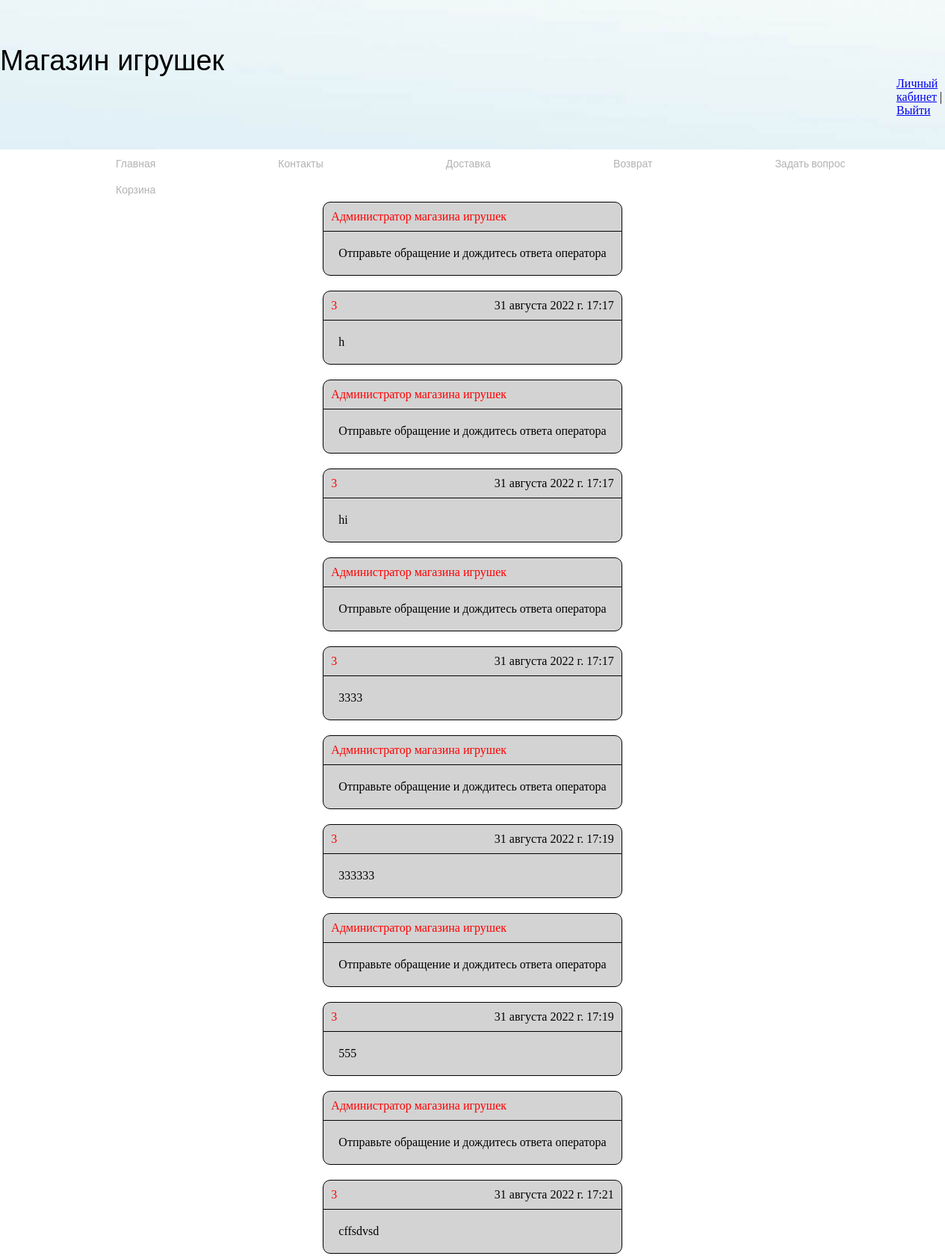
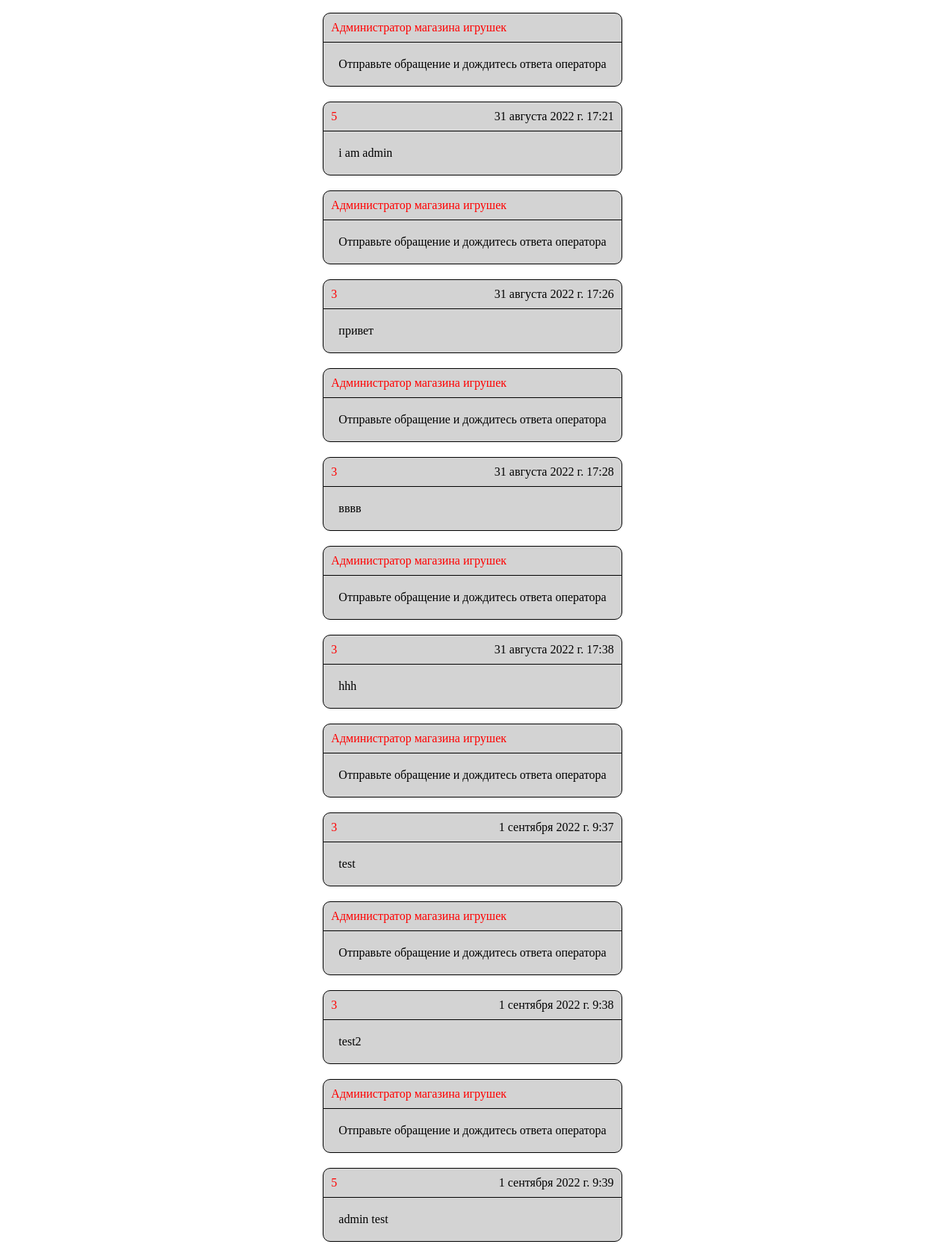
The page /chat/3/ (signed in, upper part) on the database its author committed (2 pictures, top to bottom).
### chat/models.py (models this page shows)
class ChatMessage(models.Model):
    user = models.ForeignKey('user.User', on_delete=models.CASCADE, verbose_name='пользователь',
                               related_name='user_messages')
    dialog = models.ForeignKey(ChatDialog, on_delete=models.CASCADE, verbose_name='диалог',
                               related_name='dialog_messages')
    create_at = models.DateTimeField('Дата', auto_now=True)
    body = models.TextField('Текст обращения')
    def __str__(self):
        return f'{self.user} - {self.body} - {self.dialog}'
    class Meta:
        verbose_name = 'Сообщение'
        verbose_name_plural = 'Сообщения'

### chat/views.py (the view)
# urls.py: path('<str:room_name>/', views.room, name='room'),
def room(request, room_name):
    if request.user.is_authenticated:
        if request.user.is_superuser:
            cur_dialog = ChatDialog.objects.get(id=room_name).id
            print(cur_dialog)
            admin_message = ChatMessage.objects.get(dialog_id='5')
            print(admin_message)
            messages = ChatMessage.objects.filter(dialog_id=room_name)
            return render(request, 'chat/room.html', {'messages': messages, 'room_name': cur_dialog, 'admin_message': admin_message})
        else:
            try:
                cur_dialog = ChatDialog.objects.get(id=request.user.id)
                if not cur_dialog.is_active:
                    admin_message = ChatMessage.objects.get(dialog_id='5')
                    messages = ChatMessage.objects.filter(dialog_id=cur_dialog)
                    print('not active')
                    return render(request, 'chat/room.html', {
                    'room_name': room_name, 'admin_message': admin_message, 'cur_dialog': cur_dialog, 'messages': messages})
                else:
                    print(cur_dialog.is_active)
                    messages = ChatMessage.objects.filter(dialog_id=cur_dialog.id)
                    admin_message = ChatMessage.objects.get(dialog_id='5')
                    print(admin_message)
                    return render(request, 'chat/room.html', {
                        'room_name': room_name, 'messages': messages, 'cur_dialog': cur_dialog, 'admin_message': admin_message})
            except ChatDialog.DoesNotExist:
                cur_dialog = ChatDialog.objects.create(id=request.user.id, user_id=request.user.id)
                admin_message = ChatMessage.objects.get(dialog_id='5')
                print(cur_dialog)
                return render(request, 'chat/room.html', {
                    'room_name': room_name,
                    'cur_dialog': cur_dialog,
                    'admin_message': admin_message
                })
    else:
        return redirect('user:login_view')

### cart/context_processors.py (called while the page is built)
def cart(request):
    return {'cart': Cart(request)}

### chat/models.py (called while the page is built)
    def __str__(self):
        return f'{self.start_date}'

### user/models.py (called while the page is built)
    def __str__(self):
        return self.username

### chat/templates/chat/room.html (shortened to what this page needs)
{% extends "orders/base.html" %}
{% block content %}
<div class="body_message">
    <main>
        <div class="chat-box">
            <div class="messages" id="list_message">
                {% if messages %}
                {% for message in messages %}
                <div class="message">
                    <div class="message__data">
                        <p class="admin-user">Администратор магазина игрушек</p>
                    </div>
                    <div class="message__body">
                        <p>{{admin_message.body}}</p>
                    </div>
                </div>
                <div class="message">
                    <div class="message__data">
                        <p class="admin-user">{{message.user_id}}</p>
                        <p>{{message.create_at}}</p>
                    </div>
                    <div class="message__body">
                        <p>{{message.body}}</p>
                    </div>
                </div>
                {% endfor %}
                {% endif %}
            </div>
        </div>
    </main>
</div>
</div>
{% endblock %}

### static/css/style.css (style rules this page uses)
* { margin: 0; padding: 0; }
html, body { height: 100%; }
.body_message { display: flex; flex-direction: column; justify-content: space-between; }
main { display: flex; justify-content: center; }
.messages { max-width: 800px; display: flex; flex-direction: column; gap: 20px; }
.message { display: flex; flex-direction: column; border: 1px solid black; border-radius: 10px; background-color: lightgray; }
.message__data { display: flex; justify-content: space-between; padding: 10px; border-bottom: 1px solid black; }
.message__body { padding: 20px; }
.admin-user { color: red; }

### rows shown on the page
ChatMessage: user_id "3", create_at "31 августа 2022 г. 17:17", body "h"
ChatMessage: body "Отправьте обращение и дождитесь ответа оператора"
ChatMessage: user_id "3", create_at "31 августа 2022 г. 17:17", body "hi"
ChatMessage: user_id "3", create_at "31 августа 2022 г. 17:17", body "3333"
ChatMessage: user_id "3", create_at "31 августа 2022 г. 17:19", body "333333"
ChatMessage: user_id "3", create_at "31 августа 2022 г. 17:19", body "555"
ChatMessage: user_id "3", create_at "31 августа 2022 г. 17:21", body "cffsdvsd"
ChatMessage: user_id "5", create_at "31 августа 2022 г. 17:21", body "i am admin"
ChatMessage: user_id "3", create_at "31 августа 2022 г. 17:26", body "привет"
ChatMessage: user_id "3", create_at "31 августа 2022 г. 17:28", body "вввв"
ChatMessage: user_id "3", create_at "31 августа 2022 г. 17:38", body "hhh"
ChatMessage: user_id "3", create_at "1 сентября 2022 г. 9:37", body "test"
ChatMessage: user_id "3", create_at "1 сентября 2022 г. 9:38", body "test2"
ChatMessage: user_id "5", create_at "1 сентября 2022 г. 9:39", body "admin test"
